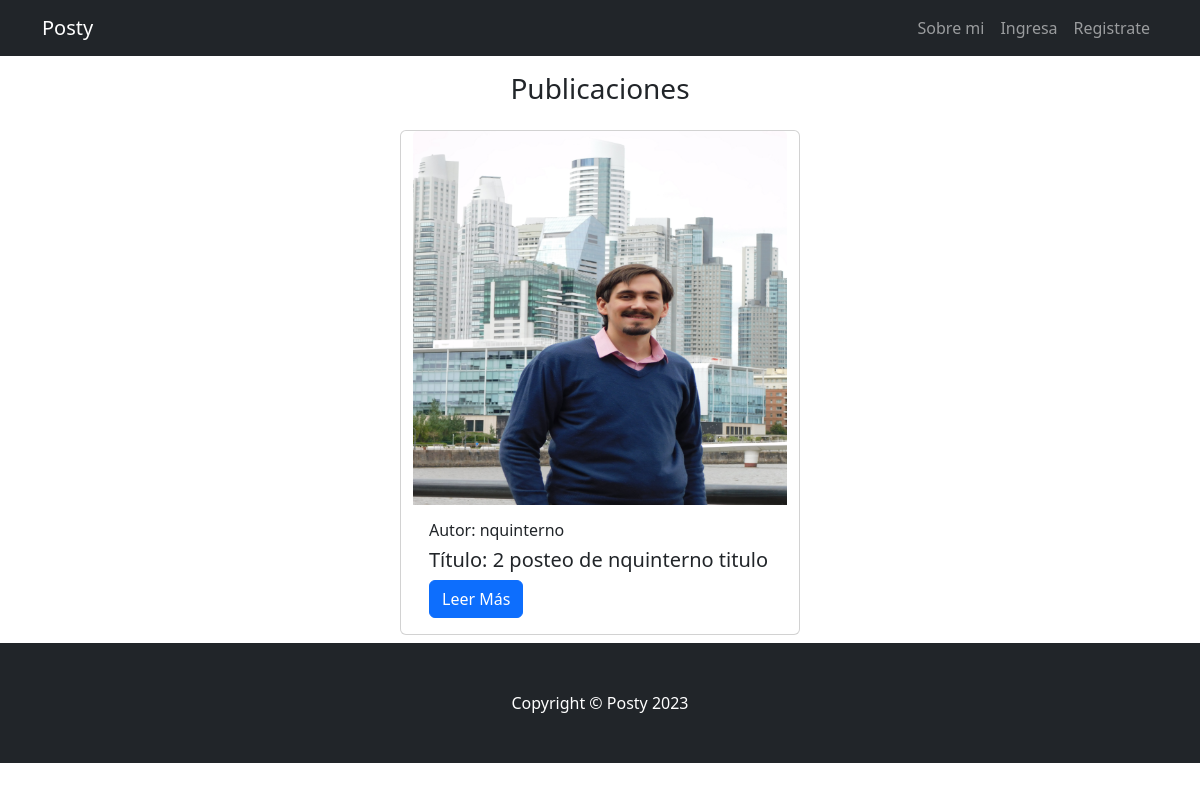
The app's page /pages/, older data.
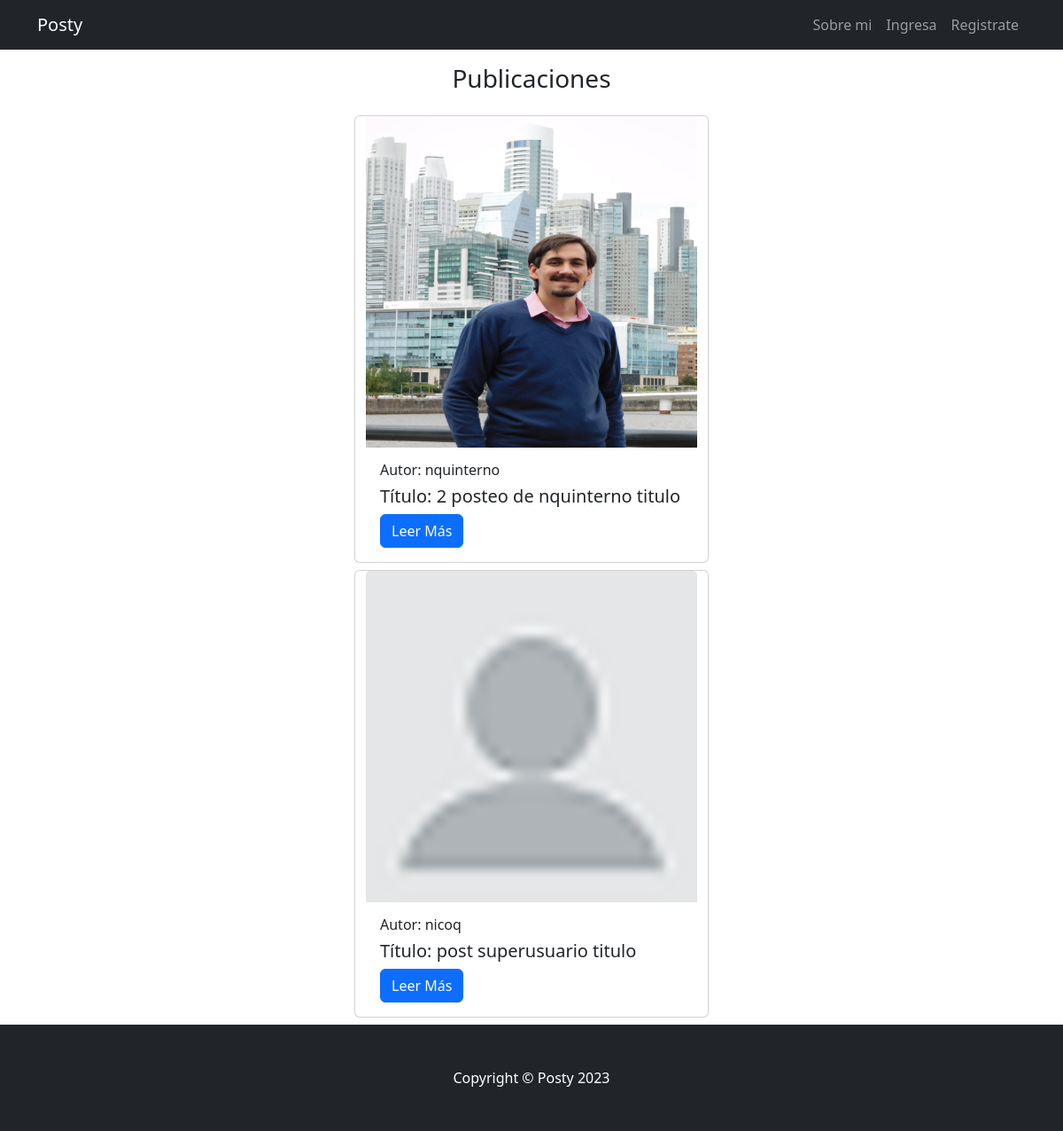
The same page, newer data.
### web_ppal/models.py (models this page shows, shortened)
class Post(models.Model):
    autor_id = models.ForeignKey(User, on_delete=models.CASCADE)
    titulo = models.CharField(max_length=40)
    subtitulo = models.CharField(max_length=100, default="")
    texto = models.CharField(max_length=2500)
    imagen = models.ImageField(upload_to='posteos', null=True, blank = True,)
    fecha = models.DateTimeField(default=timezone.now)

### web_ppal/views.py (the view)
# urls.py: path("pages/",web_ppal.views.PostList.as_view(),name="List"),
class PostList(ListView, LoginRequiredMixin):
    model = Post
    template_name = 'web_ppal/post_list.html'

### web_ppal/templates/web_ppal/post_list.html (shortened to what this page needs)
{% extends "acount/padre.html" %}
{% load static %}
{% block post_list %}
  <div class="container">
    <div class="row d-flex justify-content-center">
      <h3 class="d-flex m-3 justify-content-center">Publicaciones</h3>
    </div>
  </div>
    <div class="container">
      {% for post in object_list %}
      <div class="row m-2 d-flex justify-content-center">
      <div class="card d-flex justify-content-center" style="width: 25rem;">
        <img src="{{ post.imagen.url }}" class="card-img-top" alt="...">
          <div class="card-body">
            <h6 class="card-title">Autor: {{post.autor_id}}</h6>
            <h5 class="card-title">Título: {{post.titulo}}</h5>
            <a href="{% url 'web_ppal:Detail' post.id %}" class="btn btn-primary">Leer Más</a>
          </div>
        </div>
      </div>
      {% empty %}
      <div class="container">
        <div class="row d-flex justify-content-center">
          <h5 class="d-flex m-3 justify-content-center">No hay Páginas Aún</h5>
        </div>
      </div>
      {% endfor %}
    </div>
{% endblock %}

### acount/templates/acount/padre.html (shortened to what this page needs)
<!DOCTYPE html>
<html lang="en">
    <head>
        {% load static %}
        <link href="{% static 'acount/css/styles.css' %}" rel="stylesheet" />
        <link href="{% static 'acount/css/style_2.css' %}" rel="stylesheet" />
        <link href="{% static 'web_ppal/css/style_2.css' %}" rel="stylesheet" />
    </head>
    <body>
        <nav class="navbar navbar-expand-lg navbar-dark bg-dark">
            <div class="container">
                <a class="navbar-brand" href="#!">Posty</a>
                <div class="collapse navbar-collapse" id="navbarSupportedContent">
                    <ul class="navbar-nav ms-auto mb-2 mb-lg-0">
                        {% if not request.user.is_authenticated %}
                        <li class="nav-item"><a class="nav-link" href="{% url 'web_ppal:AboutMe' %}">Sobre mi</a></li>
                        <li class="nav-item"><a class="nav-link" href="{% url 'acount:Login' %}">Ingresa</a></li>
                        <li class="nav-item"><a class="nav-link" href="{% url 'acount:Registro' %}">Registrate</a></li>
                        {% endif %}
                    </ul>
                </div>
            </div>
        </nav>
        {% block post_list %}
        {% endblock post_list %}
        <footer class="py-5 bg-dark">
            <div class="container"><p class="m-0 text-center text-white">Copyright &copy; Posty 2023</p></div>
        </footer>
    </body>
</html>

Row changes from the older to the newer data that the page shows:
added Post: shows a picture, autor_id "nicoq", titulo "post superusuario titulo"
